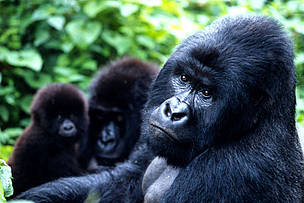
#> input picture Gorilla1.jpg, 304 x 203 px
$ python detectorImagenes.py
#> lines starting #> are read from the running program, lines starting #| are printed output that depends on the picture; long printed decimals are rounded
import cv2
import pandas as pd


url1 = "Gorilla1.jpg"
url2 = "perro.PNG"
url3 = "Mamut2.pnp"
img1 = cv2.imread("Gorilla1.jpg", 0)
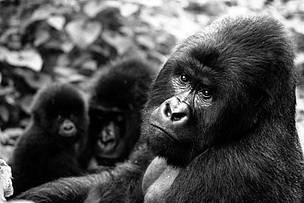
#> img1: shape (203, 304); min 0, max 255, mean 79.5

#orb = cv2.ORB_create()

listaImagenes = [url2,url3]

resultadoClasificacion = []

def clasificarImagenes(imagenReferencia,url):
#> called with url = 'perro.PNG'
    imagenAClasificar = cv2.imread(url, 0)
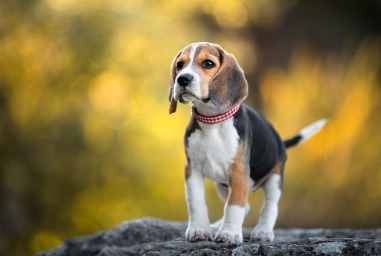
#> input picture perro.PNG, 381 x 256 px
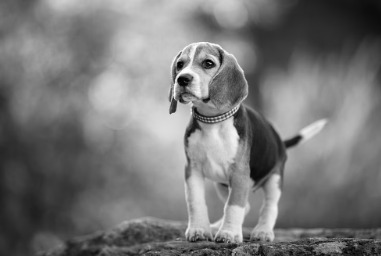
#> imagenAClasificar: shape (256, 381); min 0, max 255, mean 118.7


    orb = cv2.ORB_create()
    kp1, des1 = orb.detectAndCompute(imagenReferencia, None)
#> kp1 = 435 keypoints; strongest (x, y, size): (172, 111, 31), (172, 110, 37.2), (167, 115, 31), (168, 113, 31)
    kp2, des2 = orb.detectAndCompute(imagenAClasificar, None)
#> kp2 = 472 keypoints; strongest (x, y, size): (178, 79, 31), (179, 79, 37.2), (180, 78, 44.6), (187, 80, 77.1)

    bf = cv2.BFMatcher(cv2.NORM_HAMMING, crossCheck=True)
    matches = bf.match(des1, des2)
#> matches = 113 matches

    matches = sorted(matches, key=lambda x: x.distance)

    resultado = cv2.drawMatches(img1, kp1, imagenAClasificar, kp2, matches[:20], None)
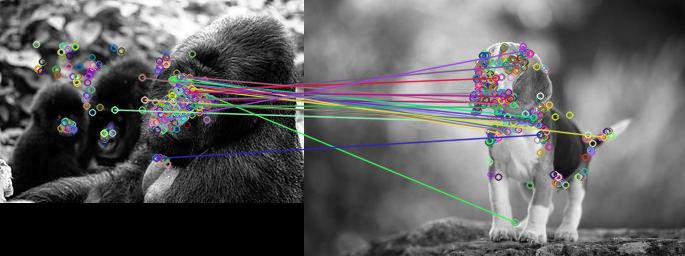
#> resultado: shape (256, 685, 3); mean of channels 0, 1, 2 95.4, 94.9, 95.4; drawn as B, G, R

    good_matches = [m for m in matches if m.distance < 50]
#> good_matches = 6 matches

    porcentaje = (len(good_matches) / len(kp1)) * 100
#> porcentaje = 1.38

    print("Coincidencia: ",porcentaje)
#| Coincidencia:  1.379
    clasificacion = ""
    cv2.imshow("Coincidencias", resultado)
    cv2.waitKey(0)
    cv2.destroyAllWindows()
    if porcentaje < 0.8:
        print("Es un Gorilla")
        clasificacion = "Es un Gorilla"
    else:
        print("No es un Gorilla")
        clasificacion = "No es un Gorilla"

    datosClasificacion ={
        "ImagenClasificada": url,
        "Clasificacion": clasificacion
    }
    resultadoClasificacion.append(datosClasificacion)

for imagen in listaImagenes:
#> (the run stopped early here; a loop or call above may not have finished)
